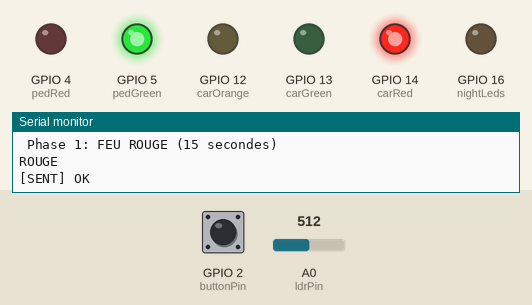
Simulated run of this sketch. Board: ESP8266 (NodeMCU). Shown: output pins drawn as LEDs (lit = HIGH), the last lines printed to the serial monitor. Inputs (shaded band) come from the test bench; at power-on: A0 (ldrPin) = 512, GPIO 2 (buttonPin) HIGH.

Above: at 1.2 s.
1.3 s: A0 (ldrPin) set to 540
2.8 s: A0 (ldrPin) set to 557
At 3.3 s:
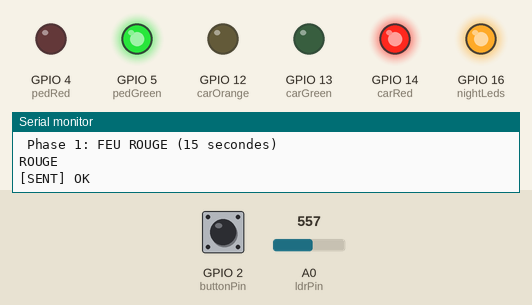
4.3 s: A0 (ldrPin) set to 511
At 5.5 s:
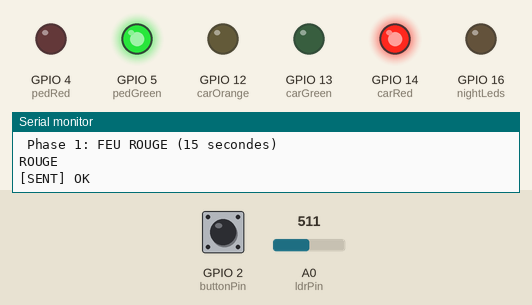
5.8 s: A0 (ldrPin) set to 560
At 15.6 s:
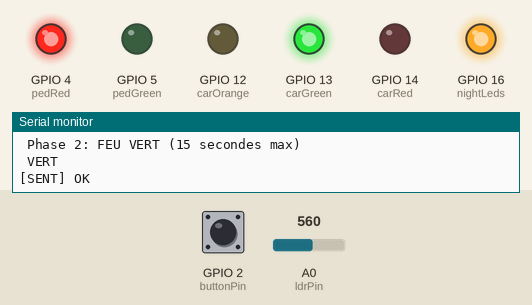
Timing chart, 0 to 31.5 s (numbered marks = the images above; inputs shaded):
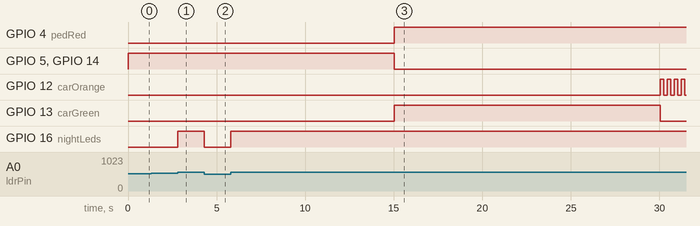

The sketch:

feu_tricolore_esp8266.ino
```cpp
#include <ESP8266WiFi.h>
#include <espnow.h>

// ── Pins ────────────────────────────────────────────
const int carGreen  = 13;  // D7
const int carOrange = 12;  // D6
const int carRed    = 14;  // D5

const int pedGreen = 5;   // D1
const int pedRed   = 4;   // D2

const int buttonPin = 2;  // D4

const int ldrPin   = A0;
const int nightLeds = 16; // D0

// ── ESP-NOW ─────────────────────────────────────────
uint8_t camMAC[] = {0x00, 0x4B, 0x12, 0x95, 0x3E, 0x1C}; // MAC du ESP32-CAM

typedef enum { STATE_RED, STATE_GREEN, STATE_ORANGE } TrafficState;

typedef struct {
  TrafficState state;
} struct_message;

struct_message dataToSend;

void onDataSent(uint8_t *mac_addr, uint8_t status) {
  Serial.print("[SENT] ");
  Serial.println(status == 0 ? "OK" : "FAIL");
}

String getStateString(TrafficState state) {
  switch (state) {
    case STATE_RED:    return "ROUGE";
    case STATE_GREEN:  return " VERT";
    case STATE_ORANGE: return " ORANGE";
    default:           return " INCONNU";
  }
}

void sendState(TrafficState s) {
  dataToSend.state = s;
  Serial.println(getStateString(s));
  esp_now_send(camMAC, (uint8_t *)&dataToSend, sizeof(dataToSend));
}

// ── Night lighting ───────────────────────────────────
void updateNightLeds() {
  int ldrValue = analogRead(ldrPin);
  if (ldrValue > 550) {
    digitalWrite(nightLeds, HIGH);
  } else {
    digitalWrite(nightLeds, LOW);
  }
}

// ── Traffic light states ─────────────────────────────
void redState() {
  digitalWrite(carGreen,  LOW);
  digitalWrite(carOrange, LOW);
  digitalWrite(carRed,    HIGH);
  digitalWrite(pedGreen,  HIGH);
  digitalWrite(pedRed,    LOW);
  sendState(STATE_RED);
}

void greenState() {
  digitalWrite(carGreen,  HIGH);
  digitalWrite(carOrange, LOW);
  digitalWrite(carRed,    LOW);
  digitalWrite(pedGreen,  LOW);
  digitalWrite(pedRed,    HIGH);
  sendState(STATE_GREEN);
}

void blinkOrange() {
  digitalWrite(carGreen, LOW);
  digitalWrite(carRed,   LOW);
  sendState(STATE_ORANGE);

  for (int i = 0; i < 10; i++) {
    digitalWrite(carOrange, HIGH); delay(200);
    digitalWrite(carOrange, LOW);  delay(200);
  }
}

// ── Setup ────────────────────────────────────────────
void setup() {
  Serial.begin(115200);

  pinMode(carGreen,  OUTPUT);
  pinMode(carOrange, OUTPUT);
  pinMode(carRed,    OUTPUT);
  pinMode(pedGreen,  OUTPUT);
  pinMode(pedRed,    OUTPUT);
  pinMode(buttonPin, INPUT_PULLUP);
  pinMode(nightLeds, OUTPUT);

  WiFi.mode(WIFI_STA);
  WiFi.disconnect();

  // Force canal 1 (même canal que le AP de la CAM)
  wifi_promiscuous_enable(1);
  wifi_set_channel(1);
  wifi_promiscuous_enable(0);

  if (esp_now_init() != 0) return;

  esp_now_set_self_role(ESP_NOW_ROLE_CONTROLLER);
  esp_now_register_send_cb(onDataSent);
  esp_now_add_peer(camMAC, ESP_NOW_ROLE_SLAVE, 1, NULL, 0);

  Serial.println("ESP8266 pret sur Canal 1");
}

// ── Loop ─────────────────────────────────────────────
void loop() {
  // Phase 1 : Feu rouge pour voitures (15 s)
  updateNightLeds();
  Serial.println("\n Phase 1: FEU ROUGE (15 secondes)");
  redState();
  for (int i = 0; i < 150; i++) {  // 150 x 100 ms = 15 s
    updateNightLeds();
    delay(100);
  }

  // Phase 2 : Feu vert pour voitures (15 s max, interruptible)
  Serial.println("\n Phase 2: FEU VERT (15 secondes max)");
  greenState();
  for (int i = 0; i < 150; i++) {
    updateNightLeds();
    delay(100);
    if (i > 10) {
      if (digitalRead(buttonPin) == LOW) break;
    }
  }

  // Phase 3 : Feu orange clignotant
  Serial.println("\n Phase 3: FEU ORANGE");
  blinkOrange();
  Serial.println("ANALOG LDR:");
  Serial.println(analogRead(A0));
  delay(500);
}
```

Measured:
- the behaviour switches between 550 and 551 on A0 (ldrPin) (found by bisection; images 0 and 1)
- after the input at 1.3 s, every drawn part: stays the same
- after the input at 2.8 s, GPIO 16 (nightLeds): LOW → HIGH at once
- after the input at 4.3 s, GPIO 16 (nightLeds): HIGH → LOW at once
- after the input at 5.8 s, GPIO 16 (nightLeds): LOW → HIGH at once
